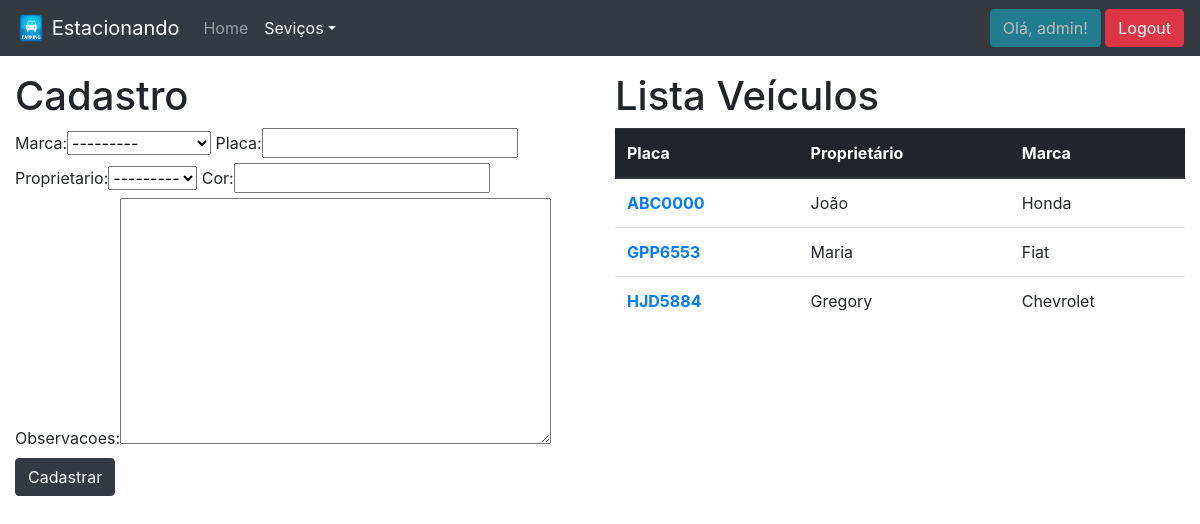
Page /sistema/veiculos/ (signed in) on the committed database.
### core/models.py (models this page shows, shortened)
class Veiculo(models.Model):
    marca = models.ForeignKey(Marca, on_delete=models.PROTECT)
    placa = models.CharField(max_length=7)
    proprietario = models.ForeignKey(Pessoa, on_delete=models.PROTECT)
    cor = models.CharField(max_length=15)
    observacoes = models.TextField(blank=True, null=True)

class Pessoa(models.Model):
    nome = models.CharField(max_length=100)
    endereco = models.CharField(max_length=200)
    telefone = models.CharField(max_length=20)
    def __str__(self):
        return self.nome

class Marca(models.Model):
    nome = models.CharField(max_length=50)
    def __str__(self):
        return self.nome

### core/views.py (the view)
# urls.py: path('veiculos/', lista_veiculos, name='core_lista_veiculos'),
@login_required
def lista_veiculos(request):
    veiculos = Veiculo.objects.all()
    form = VeiculoForm()
    dados = {'veiculos' : veiculos, 'form' : form}
    return render(request, 'core/lista_veiculos.html', dados)

### core/form.py
class VeiculoForm(ModelForm):
    class Meta:
        model = Veiculo
        fields = '__all__'

### templates/core/lista_veiculos.html (shortened to what this page needs)
{% extends 'core/base.html' %}
{% load static %}
{% load bootstrap %}
{% block menu %}
    <nav class="navbar fixed-top navbar-dark bg-dark navbar-expand-lg">
        <a class="navbar-brand" href="{% url 'website_home' %}">
            <img src="{% static 'img/CarParkingSign.png' %}" width="30" height="30" class="d-inline-block align-top" alt="">
            Estacionando
        </a>
        <div class="collapse navbar-collapse" id="navbarSupportedContent">
            <ul class="navbar-nav mr-auto">
                <li class="nav-item">
                    <a class="nav-link" href="{% url 'core_home' %}">Home</a>
                </li>
                <li class="nav-item dropdown active">
                    <a class="nav-link dropdown-toggle" href="#" id="navbarDropdown" role="button" data-toggle="dropdown" aria-haspopup="true" aria-expanded="false">Seviços</a>
                </li>
            </ul>
            <ul class="navbar-nav">
                {% if user.is_authenticated %}
                    <li class="nav-item">
                        <a class="btn btn-info disabled" href="">Olá, {{ user }}!</a>
                        <a class="btn btn-danger" href="{% url 'logout' %}">Logout</a>
                    </li>
                {% else %}
                    <li class="nav-item">
                        <a class="nav-link" href="{% url 'login' %}">Login</a>
                    </li>
                {% endif %}
            </ul>
        </div>
    </nav>
{% endblock %}
{% block main %}
    <div class="row">
        <div class="col-sm-6">
            <h1>Cadastro</h1>
            <form action="{% url 'core_novo_veiculo' %}" method="POST">
                {{ form|bootstrap }}
                <button type="submit" class="btn btn-dark">Cadastrar</button>
            </form>
        </div>
        <div class="col-sm-6">
            <h1>Lista Veículos</h1>
            <table class="table">
                <thead class="thead-dark">
                    <tr>
                        <th scope="col">Placa</th>
                        <th scope="col">Proprietário</th>
                        <th scope="col">Marca</th>
                    </tr>
                </thead>
                <tbody>
                    {% for veiculo in veiculos %}
                        <tr>
                            <th scope="row"><a href="{% url 'core_update_veiculo' veiculo.id %}">{{ veiculo.placa }}</a></th>
                            <td>{{ veiculo.proprietario }}</td>
                            <td>{{ veiculo.marca }}</td>
                        </tr>
                    {% endfor %}
                </tbody>
            </table>
        </div>
    </div>
{% endblock %}

### templates/core/base.html (style rules this page uses)
body { padding-top: 4.5rem; }

### rows in the picture
Veiculo: placa "ABC0000", proprietario "João", marca "Honda"
Veiculo: placa "GPP6553", proprietario "Maria", marca "Fiat"
Veiculo: placa "HJD5884", proprietario "Gregory", marca "Chevrolet"

### other values in the picture
{{ user }} "admin"
